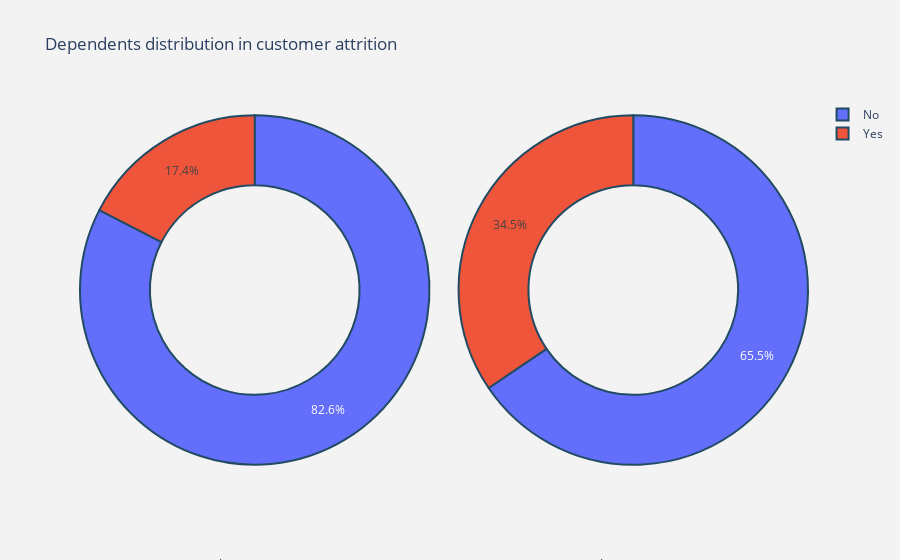

Write notebook code for a chart like this one.
### Code cell
plot_pie("Dependents")
chi_square_test('Dependents', df)

### Figure 1 — Plotly figure (JSON) as saved in the notebook; plotly's stock layout.template omitted (floating-point values rounded to 4 significant figures)
{"data": [{"domain": {"x": [0, 0.48]}, "hole": 0.6, "hoverinfo": "label+percent+name", "labels": ["No", "Yes"], "marker": {"line": {"color": "rgb(33, 75, 99)", "width": 2}}, "name": "Churn Customers", "type": "pie", "values": [1543, 326]}, {"domain": {"x": [0.52, 1]}, "hole": 0.6, "hoverinfo": "label+percent+name", "labels": ["No", "Yes"], "marker": {"line": {"color": "rgb(33, 75, 99)", "width": 2}}, "name": "Non Churn Customers", "type": "pie", "values": [3390, 1784]}], "layout": {"annotations": [{"font": {"size": 13}, "showarrow": false, "text": "churn customers", "x": 0.18, "y": -0.25}, {"font": {"size": 13}, "showarrow": false, "text": "Non Churn Customers", "x": 0.85, "y": -0.25}], "autosize": true, "paper_bgcolor": "rgb(243,243,243)", "plot_bgcolor": "rgb(243,243,243)", "title": {"text": "Dependents distribution in customer attrition "}}}
